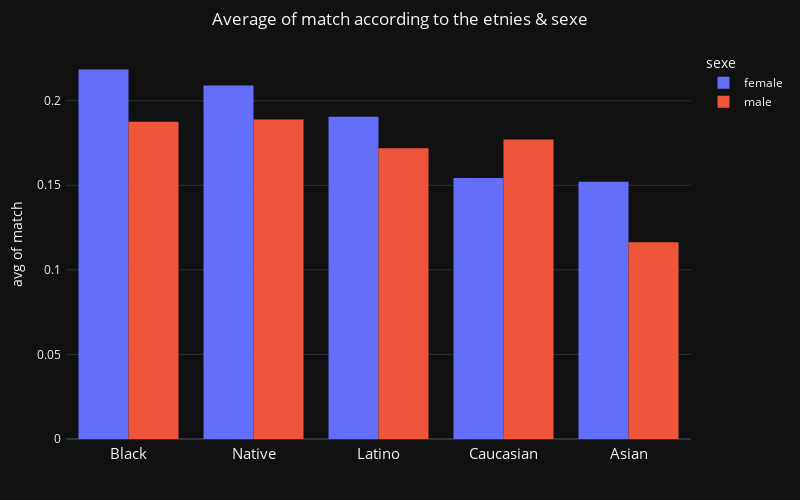

Write notebook code for a chart like this one.
### Markdown cell above
The majority of the people are caucasian or asian races

### Code cell
# Display average of match according to the race/etnies and sexe
fig = px.histogram(df, x="etnies",
                   y="match",
                   color="sexe",
                   barmode ='group',
                   title = 'Average of match according to the etnies & sexe',
                   histfunc= 'avg'
                   )
fig.update_traces(textposition = 'outside', textfont_size = 15)                  
fig.update_layout(autosize = True,
                  title_x = 0.5,
                  width=800,
                  height=500,
                  margin=dict(l=50,r=50,b=50,t=50,pad=4),
                  xaxis_title = '',
                  template = 'plotly_dark'
                  )
fig.update_xaxes(tickfont_size=15,tickmode='linear',categoryorder = 'total descending')                  
fig.show()

### Figure 1 — Plotly figure (JSON) as saved in the notebook; plotly's stock layout.template omitted (floating-point values rounded to 4 significant figures; data arrays with more than 128 entries replaced by an {"elided": "..."} marker saying what was removed)
{"data": [{"alignmentgroup": "True", "bingroup": "x", "histfunc": "avg", "hovertemplate": "sexe=female<br>etnies=%{x}<br>avg of match=%{y}<extra></extra>", "legendgroup": "female", "marker": {"color": "#636efa", "pattern": {"shape": ""}}, "name": "female", "offsetgroup": "female", "orientation": "v", "showlegend": true, "textfont": {"size": 15}, "textposition": "outside", "type": "histogram", "x": {"elided": "4090 str values"}, "xaxis": "x", "y": {"elided": "4090 int values"}, "yaxis": "y"}, {"alignmentgroup": "True", "bingroup": "x", "histfunc": "avg", "hovertemplate": "sexe=male<br>etnies=%{x}<br>avg of match=%{y}<extra></extra>", "legendgroup": "male", "marker": {"color": "#EF553B", "pattern": {"shape": ""}}, "name": "male", "offsetgroup": "male", "orientation": "v", "showlegend": true, "textfont": {"size": 15}, "textposition": "outside", "type": "histogram", "x": {"elided": "4090 str values"}, "xaxis": "x", "y": {"elided": "4090 int values"}, "yaxis": "y"}], "layout": {"autosize": true, "barmode": "group", "height": 500, "legend": {"title": {"text": "sexe"}, "tracegroupgap": 0}, "margin": {"b": 50, "l": 50, "pad": 4, "r": 50, "t": 50}, "title": {"text": "Average of match according to the etnies & sexe", "x": 0.5}, "width": 800, "xaxis": {"anchor": "y", "categoryorder": "total descending", "domain": [0, 1], "tickfont": {"size": 15}, "tickmode": "linear", "title": {"text": ""}}, "yaxis": {"anchor": "x", "domain": [0, 1], "title": {"text": "avg of match"}}}}
